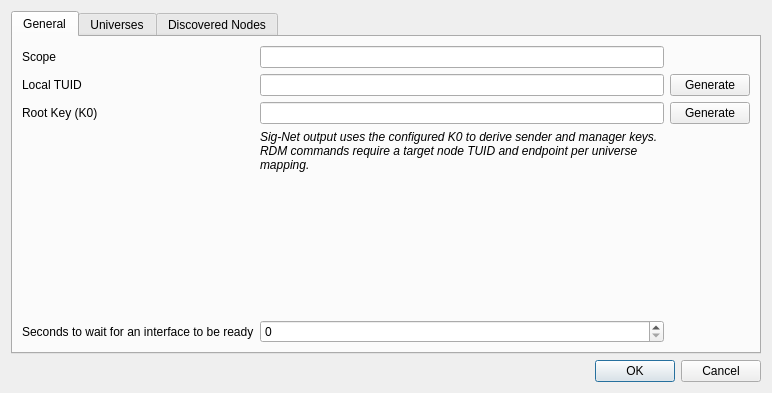
<?xml version="1.0" encoding="UTF-8"?>
<ui version="4.0">
 <class>ConfigureSigNet</class>
 <widget class="QDialog" name="ConfigureSigNet">
  <property name="geometry">
   <rect>
    <x>0</x>
    <y>0</y>
    <width>772</width>
    <height>393</height>
   </rect>
  </property>
  <property name="windowTitle">
   <string>Configure Sig-Net Plugin</string>
  </property>
  <layout class="QVBoxLayout" name="verticalLayout_2">
   <item>
    <widget class="QTabWidget" name="m_tabWidget">
     <property name="currentIndex">
      <number>0</number>
     </property>
     <widget class="QWidget" name="m_generalTab">
      <attribute name="title">
       <string>General</string>
      </attribute>
      <layout class="QGridLayout" name="gridLayout">
       <item row="2" column="1">
        <widget class="QLineEdit" name="m_keyEdit">
         <property name="maxLength">
          <number>64</number>
         </property>
        </widget>
       </item>
       <item row="1" column="1">
        <widget class="QLineEdit" name="m_tuidEdit"/>
       </item>
       <item row="1" column="2">
        <widget class="QPushButton" name="m_generateTuidButton">
         <property name="text">
          <string>Generate</string>
         </property>
        </widget>
       </item>
       <item row="2" column="0">
        <widget class="QLabel" name="m_keyLabel">
         <property name="text">
          <string>Root Key (K0)</string>
         </property>
        </widget>
       </item>
       <item row="2" column="2">
        <widget class="QPushButton" name="m_generateKeyButton">
         <property name="text">
          <string>Generate</string>
         </property>
        </widget>
       </item>
       <item row="5" column="1">
        <widget class="QSpinBox" name="m_waitReadySpin"/>
       </item>
       <item row="0" column="1">
        <widget class="QLineEdit" name="m_scopeEdit"/>
       </item>
       <item row="5" column="0">
        <widget class="QLabel" name="m_waitReadyLabel">
         <property name="text">
          <string>Seconds to wait for an interface to be ready</string>
         </property>
        </widget>
       </item>
       <item row="0" column="0">
        <widget class="QLabel" name="m_scopeLabel">
         <property name="text">
          <string>Scope</string>
         </property>
        </widget>
       </item>
       <item row="1" column="0">
        <widget class="QLabel" name="m_tuidLabel">
         <property name="text">
          <string>Local TUID</string>
         </property>
        </widget>
       </item>
       <item row="4" column="1">
        <spacer name="verticalSpacer">
         <property name="orientation">
          <enum>Qt::Orientation::Vertical</enum>
         </property>
         <property name="sizeHint" stdset="0">
          <size>
           <width>20</width>
           <height>40</height>
          </size>
         </property>
        </spacer>
       </item>
       <item row="3" column="1">
        <widget class="QLabel" name="m_infoLabel">
         <property name="font">
          <font>
           <italic>true</italic>
          </font>
         </property>
         <property name="text">
          <string>Sig-Net output uses the configured K0 to derive sender and manager keys. RDM commands require a target node TUID and endpoint per universe mapping.</string>
         </property>
         <property name="wordWrap">
          <bool>true</bool>
         </property>
        </widget>
       </item>
      </layout>
     </widget>
     <widget class="QWidget" name="m_universeTab">
      <attribute name="title">
       <string>Universes</string>
      </attribute>
      <layout class="QVBoxLayout" name="verticalLayout">
       <item>
        <widget class="QTreeWidget" name="m_uniMapTree">
         <property name="alternatingRowColors">
          <bool>true</bool>
         </property>
         <property name="rootIsDecorated">
          <bool>false</bool>
         </property>
         <column>
          <property name="text">
           <string>Interface</string>
          </property>
         </column>
         <column>
          <property name="text">
           <string>Universe</string>
          </property>
         </column>
         <column>
          <property name="text">
           <string>Sig-Net Universe</string>
          </property>
         </column>
         <column>
          <property name="text">
           <string>Sender Endpoint</string>
          </property>
         </column>
         <column>
          <property name="text">
           <string>RDM Target TUID</string>
          </property>
         </column>
         <column>
          <property name="text">
           <string>RDM Endpoint</string>
          </property>
         </column>
         <column>
          <property name="text">
           <string>Node Address</string>
          </property>
         </column>
        </widget>
       </item>
      </layout>
     </widget>
     <widget class="QWidget" name="m_nodesTab">
      <attribute name="title">
       <string>Discovered Nodes</string>
      </attribute>
      <layout class="QVBoxLayout" name="verticalLayout_3">
       <item>
        <widget class="QTreeWidget" name="m_nodesTree">
         <property name="alternatingRowColors">
          <bool>true</bool>
         </property>
         <column>
          <property name="text">
           <string>TUID</string>
          </property>
         </column>
         <column>
          <property name="text">
           <string>IP Address</string>
          </property>
         </column>
         <column>
          <property name="text">
           <string>Label</string>
          </property>
         </column>
         <column>
          <property name="text">
           <string>Roles</string>
          </property>
         </column>
         <column>
          <property name="text">
           <string>Endpoints</string>
          </property>
         </column>
         <column>
          <property name="text">
           <string>Status</string>
          </property>
         </column>
        </widget>
       </item>
      </layout>
     </widget>
    </widget>
   </item>
   <item>
    <widget class="QDialogButtonBox" name="m_buttonBox">
     <property name="standardButtons">
      <set>QDialogButtonBox::StandardButton::Cancel|QDialogButtonBox::StandardButton::Ok</set>
     </property>
    </widget>
   </item>
  </layout>
 </widget>
 <resources/>
 <connections>
  <connection>
   <sender>m_buttonBox</sender>
   <signal>accepted()</signal>
   <receiver>ConfigureSigNet</receiver>
   <slot>accept()</slot>
   <hints>
    <hint type="sourcelabel">
     <x>430</x>
     <y>476</y>
    </hint>
    <hint type="destinationlabel">
     <x>425</x>
     <y>249</y>
    </hint>
   </hints>
  </connection>
  <connection>
   <sender>m_buttonBox</sender>
   <signal>rejected()</signal>
   <receiver>ConfigureSigNet</receiver>
   <slot>reject()</slot>
   <hints>
    <hint type="sourcelabel">
     <x>518</x>
     <y>476</y>
    </hint>
    <hint type="destinationlabel">
     <x>425</x>
     <y>249</y>
    </hint>
   </hints>
  </connection>
 </connections>
</ui>
